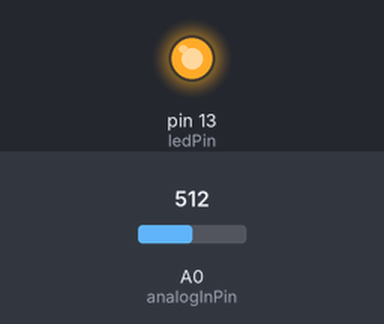
This sketch was run on a simulated Arduino Uno, built with avr-gcc and run on an emulated ATmega328P. Shown: output pins drawn as LEDs (lit = HIGH). The inputs (shaded band) are chosen by the test bench; at power-on: A0 (analogInPin) = 512. MIDI output is not drawn.

Above: at 0.05 s.
Timing chart, 0 to 3.0 s (numbered marks = the images above):
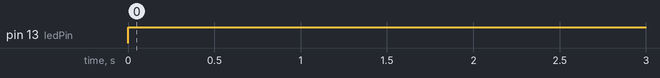

Measured:
- by itself, pin 13 (ledPin): LOW → HIGH at 0.00 s

The sketch:

BasiMidiOut.ino
```cpp
#include <MIDI.h>

// Simple tutorial on how to receive and send MIDI messages.
// Here, when receiving any message on channel 4, the Arduino
// will blink a led and play back a note for 1 second.

MIDI_CREATE_DEFAULT_INSTANCE();

static const unsigned ledPin = 13;      // LED pin on Arduino Uno
static const unsigned analogInPin = A0;

int sensorValue = 0;
int outputValue = 0;

void setup()
{
    pinMode(ledPin, OUTPUT);
    MIDI.begin(4);                      // Launch MIDI and listen to channel 4
}

void loop()
{
  digitalWrite(ledPin, HIGH);
  MIDI.sendNoteOn(42, 127, 1);    // Send a Note (pitch 42, velo 127 on channel 1)
  delay(100);                    // Wait for a second
  MIDI.sendNoteOff(42, 0, 1);     // Stop the note
  digitalWrite(ledPin, LOW);

  readAnalogueInput();

  digitalWrite(ledPin, HIGH);
  MIDI.sendNoteOn(outputValue, 127, 1);    // Send a Note (pitch 42, velo 127 on channel 1)
  delay(100);                    // Wait for a second
  MIDI.sendNoteOff(outputValue, 0, 1);     // Stop the note
  digitalWrite(ledPin, LOW);
}

void readAnalogueInput() {
  sensorValue = analogRead(analogInPin);
  // map it to the range of the analog out:
  outputValue = map(sensorValue, 0, 1023, 20, 100);
}
```
